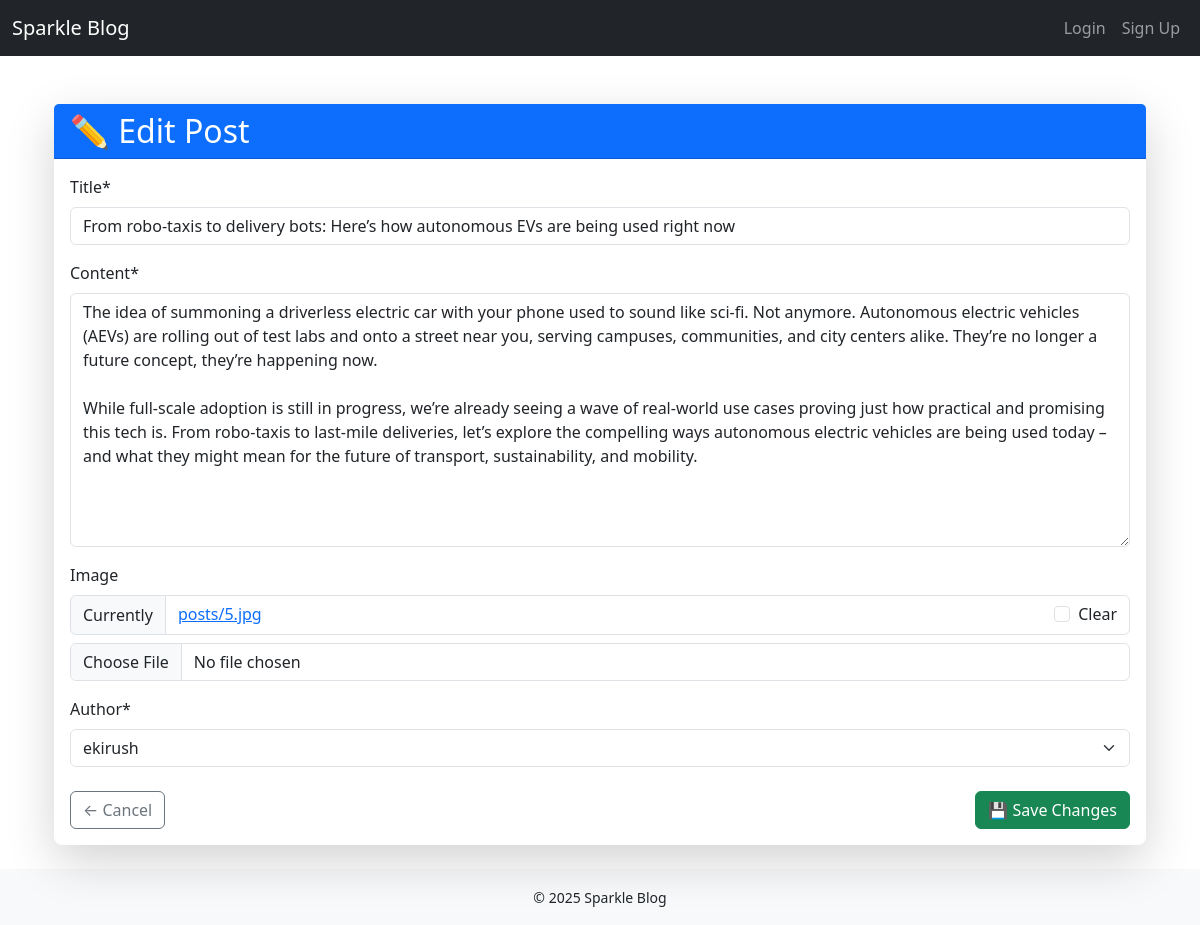
Before: /blog/from-robo-taxis-to-delivery-bots-heres-how-autonomous-evs-are-being-used-right-now/update/ with the older database file.
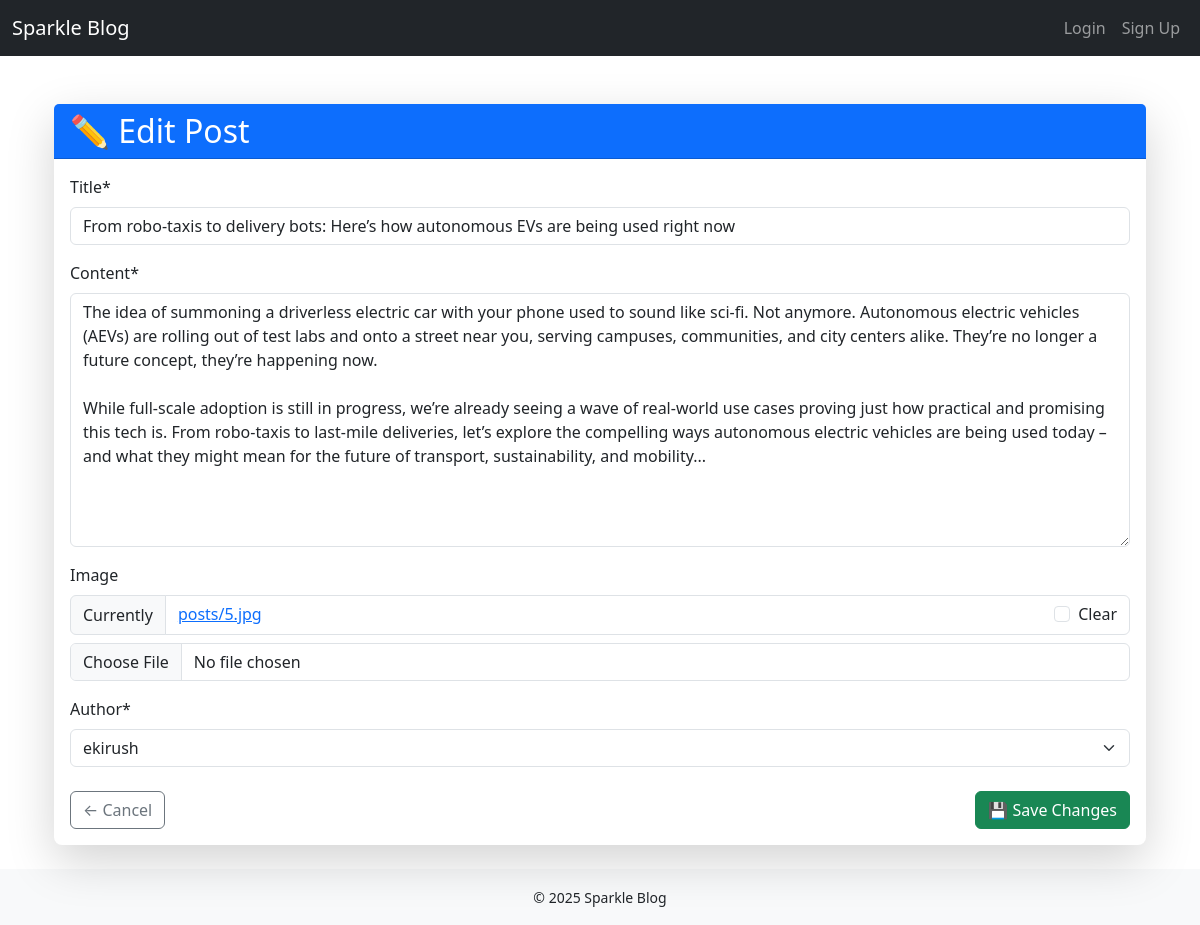
After: the same page with the newer database file.
### blog/models.py (models this page shows, shortened)
class Post(models.Model):
    title = models.CharField(max_length=200)
    slug = models.SlugField(unique=True, blank=True)
    content = models.TextField()
    image = models.ImageField(upload_to='posts/', blank=True, null=True)
    author = models.ForeignKey(User, on_delete=models.CASCADE, related_name ='posts')
    created_at = models.DateTimeField(auto_now_add=True)

### blog/views.py (the view, shortened to what this page needs)
# urls.py: path('blog/<slug:slug>/update/', PostUpdateView.as_view(), name = 'post_update'),
class PostUpdateView(UpdateView):
    model = Post
    fields = ['title', 'content', 'image', 'author']
    template_name = "blog/update_post_form.html"
    slug_field = 'slug'
    slug_url_kwarg = 'slug'

### blog/templates/blog/update_post_form.html (shortened to what this page needs)
{% extends "blog/base.html" %}
{% load crispy_forms_tags %}
{% block content %}
<div class="container mt-5">
  <div class="card shadow-lg border-0 rounded-3">
    <div class="card-header bg-primary text-white">
      <h2 class="mb-0">✏️ Edit Post</h2>
    </div>
    <div class="card-body">
      <form method="post" enctype="multipart/form-data" class="needs-validation" novalidate>
        {{ form|crispy }}
        <div class="d-flex justify-content-between mt-4">
          <a href="{% url 'post_detail' object.slug %}" class="btn btn-outline-secondary">
            ← Cancel
          </a>
          <button type="submit" class="btn btn-success">
            💾 Save Changes
          </button>
        </div>
      </form>
    </div>
  </div>
</div>
{% endblock %}

Changed rows visible on the page:
changed Post "ekirush": content "…of transport, sustainability, and mobility." → "…of transport, sustainability, and mobility..."
